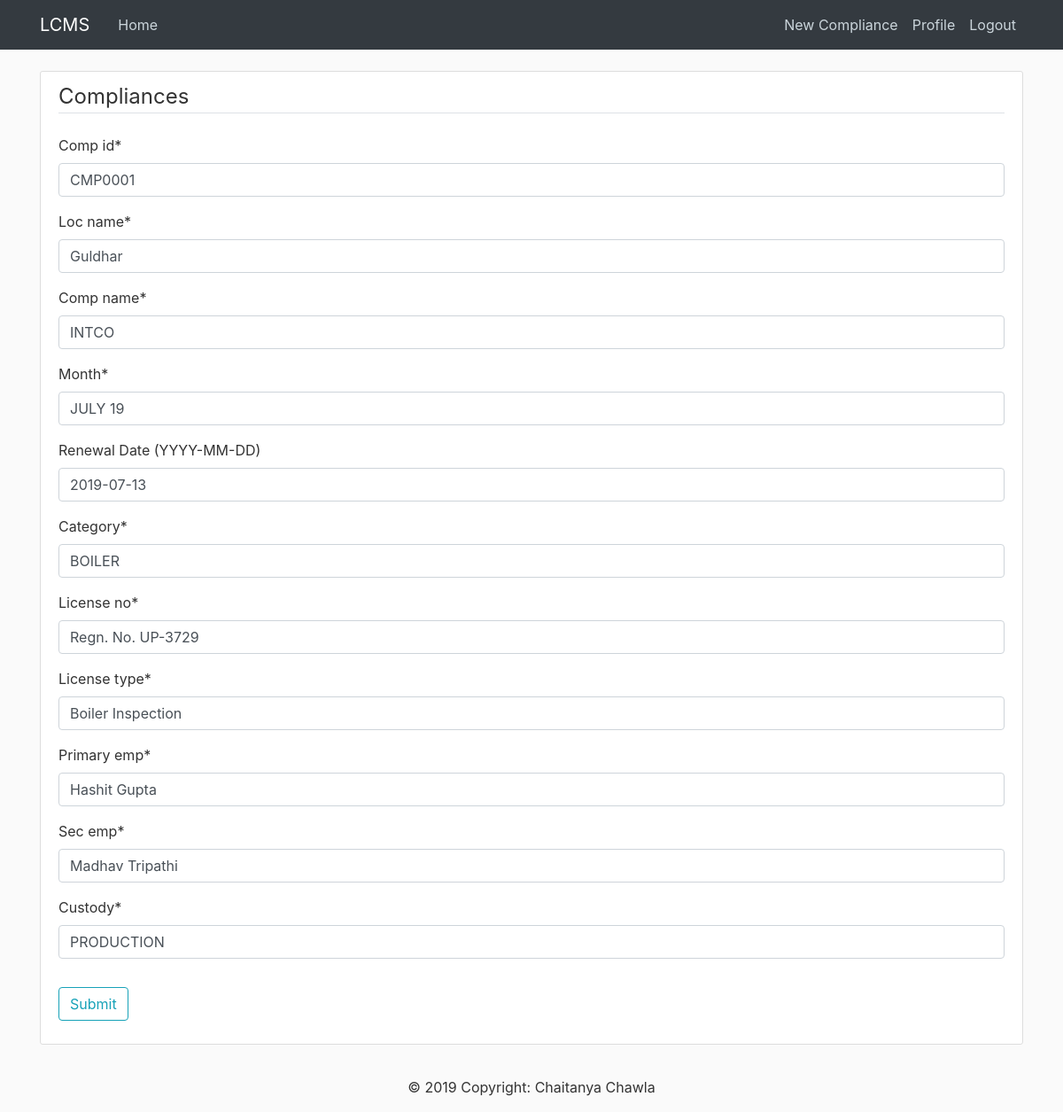
The app's page /compliance/1/update/ (signed in) with its own data.
### compliance/models.py (models this page shows, shortened)
class compli(models.Model):
	comp_id = models.CharField(max_length=8)
	loc_name = models.CharField(max_length=100)
	comp_name = models.CharField(max_length=100)
	month = models.CharField(max_length=50)
	renewal = models.DateField(("Renewal Date (YYYY-MM-DD)"),null=True,blank=True)
	category = models.CharField(max_length=100)
	license_no = models.CharField(max_length=200)
	license_type = models.CharField(max_length=200)
	law_authority = models.CharField(max_length=250,null=True,blank=True)
	date_purchase = models.DateField(("Purchase Date"),null=True,blank=True)
	date_expiry = models.DateField(("Expiry Date"),null=True,blank=True)
	present_fees = models.PositiveIntegerField(validators=[MaxValueValidator(9999999999999999999)],null=True,blank=True)
	primary_emp = models.CharField(max_length=100)
	sec_emp = models.CharField(max_length=100)
	custody = models.CharField(max_length=20)
	user = models.ForeignKey(User, on_delete=models.CASCADE)

### compliance/views.py (the view, shortened to what this page needs)
# urls.py: path('compliance/<int:pk>/update/', PostUpdateView.as_view(), name='compli-update'),
class PostUpdateView(LoginRequiredMixin, UpdateView):
    model = compli
    fields = ['comp_id', 'loc_name', 'comp_name', 'month', 'renewal' , 'category','license_no', 'license_type', 'primary_emp', 'sec_emp', 'custody']

### compliance/templates/compliance/compli_form.html (shortened to what this page needs)
{% extends "compliance/base.html" %}
{% load crispy_forms_tags %}
{% block content %}
    <div class="content-section">
        <form method="POST">
            <fieldset class="form-group">
                <legend class="border-bottom mb-4">Compliances</legend>
                {{ form|crispy }}
            </fieldset>
            <div class="form-group">
                <button class="btn btn-outline-info" type="submit">Submit</button>
            </div>
        </form>
    </div>
{% endblock content %}

### compliance/static/compliance/main.css (style rules this page uses)
body { background: #fafafa; color: #333333; margin-top: 5rem; }
.content-section { background: #ffffff; padding: 10px 20px; border: 1px solid #dddddd; border-radius: 3px; margin-bottom: 20px; }

### records on screen
compli: comp_id "CMP0001", loc_name "Guldhar", comp_name "INTCO", month "JULY 19", renewal "2019-07-13", category "BOILER", license_no "Regn. No. UP-3729", license_type "Boiler Inspection", primary_emp "Hashit Gupta", sec_emp "Madhav Tripathi", custody "PRODUCTION"
